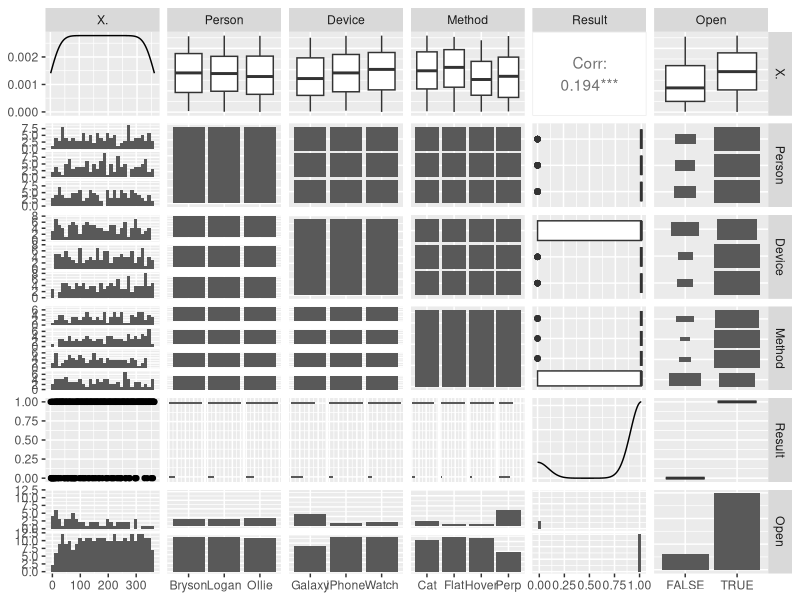

This figure's R source:
## ---- chunk 1

# Initial libraries loaded
knitr::opts_chunk$set(echo = TRUE)
library(tidyverse)
library(GGally)
library(ggfortify)

# Establishment of variables
People <- c("Bryson", "Ollie", "Logan") ## Individuals scanning the door
Devices <- c("Galaxy", "iPhone", "Watch") ## Devised used to scan the door
Method <- c("Flat", "Perp", "Hover", "Cat") ## Method of tapping door scanner
Num_reps <- 10 ## Number of times each combination of people, devices, and methods is repeated

## Establishing data frame to contain synthetic repetitions of data
df <- bind_rows(replicate(Num_reps, expand.grid(People, Devices, Method), simplify = FALSE ) )
names(df) <- c("Person", "Device", "Method")

## Shuffles data to ensure randomization / reduce bias
set.seed(1)
df_shuffled <- df |>
  mutate(Rand_number = runif(NROW(df))) |>
  arrange(Rand_number) |>
  select(-Rand_number)

## ---- chunk 2

## Reading in collected data and cleaning
door_data <- read.csv("Door_data.csv")

door_data <- door_data |> ## Setting Person variable as a factor and Open variable as a binary response (1 = success, 0 = failure)
  mutate(Person = factor(Person),
         Open = as.logical(Result))

glimpse(door_data) ## Glimpse of table to evaluate effects of cleaning

## ---- chunk 3

# Fitted model using generalized linear model (glm), success/failure contingent upon the predictor variables
full_door <- glm(Open ~ Person + Device + Method, 
                 data = door_data, 
                 family = binomial(link = "logit"))

# Outputting results of model summary
summary(full_door)

## ---- chunk 4

# Fitted glm without predictors to be compared against full model
null_risk_fit <- glm(Open ~ 1,
                     data = door_data,
                     family = binomial(link = "logit"))

# Analysis of variance to compare models
anova(null_risk_fit, full_door)

## ---- chunk 5

# Try removing one variable at a time to see if any predictors are insignificant
drop1(full_door, test = "LRT")

## ---- chunk 6

# New fitted glm
nopeople <- glm(Open ~ Method + Device,
                data = door_data,
                family = binomial(link="logit"))

# Anova between -person and full
anova(nopeople, full_door)

## ---- chunk 7

# GGpairs to show all possibly relevant data
ggpairs(door_data)

## ---- chunk 8

# Reading in secondary data set, having replaced every instance of a "Perp" combination with an empty space 
noperp <- read.csv("Sheet 2-Data w o Perpendiculars.csv")
noperp <- noperp |>
  mutate(Open = Result == "1")

glimpse(noperp)

## ---- chunk 9

noperpdoor <- glm(Open ~ Person + Device + Method,
                  data = noperp,
                  family = binomial(link = "logit"))
summary(noperpdoor)
## ---- chunk 10
null_perp <- glm(Open ~ 1,
                     data = noperp,
                     family = binomial(link = "logit"))
anova(null_perp, noperpdoor)
